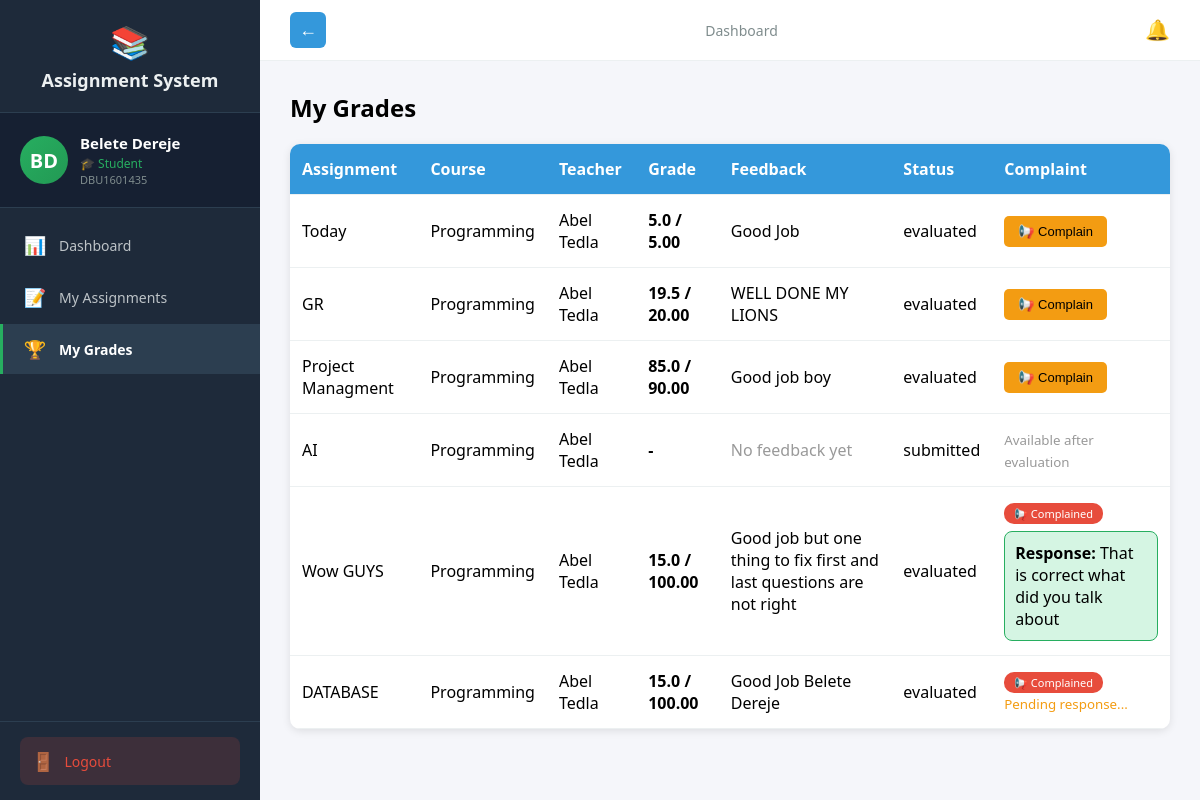
Screenshot of /student/grades (signed in) with the database file from the repository.
### tables this page shows
CREATE TABLE users (
            id INTEGER PRIMARY KEY AUTOINCREMENT,
            user_id TEXT UNIQUE NOT NULL,
            first_name TEXT NOT NULL,
            last_name TEXT NOT NULL,
            email TEXT UNIQUE NOT NULL,
            password_hash TEXT NOT NULL,
            role TEXT NOT NULL,
            is_approved INTEGER DEFAULT 0,
            created_at TIMESTAMP DEFAULT CURRENT_TIMESTAMP
        , updated_at TIMESTAMP);

CREATE TABLE submissions (
            id INTEGER PRIMARY KEY AUTOINCREMENT,
            assignment_id INTEGER REFERENCES assignments(id),
            student_id INTEGER REFERENCES students(id),
            files TEXT,
            student_comment TEXT,
            submitted_at TIMESTAMP DEFAULT CURRENT_TIMESTAMP,
            updated_at TIMESTAMP,
            grade REAL,
            feedback TEXT,
            evaluated_at TIMESTAMP,
            status TEXT DEFAULT 'submitted',
            complaint TEXT,
            complaint_status TEXT
        , group_id INTEGER);

CREATE TABLE assignments (
            id INTEGER PRIMARY KEY AUTOINCREMENT,
            title TEXT NOT NULL,
            description TEXT,
            teacher_id INTEGER REFERENCES teachers(id),
            course_name TEXT NOT NULL,
            department TEXT NOT NULL,
            year INTEGER NOT NULL,
            deadline TIMESTAMP NOT NULL,
            late_submission INTEGER DEFAULT 0,
            penalty_per_day REAL DEFAULT 0.0,
            teacher_comment TEXT,
            files TEXT,
            created_at TIMESTAMP DEFAULT CURRENT_TIMESTAMP
        , max_score REAL DEFAULT 100.0, is_group INTEGER DEFAULT 0, max_group_size INTEGER DEFAULT 1);

### routes_student.py (the view)
@student_bp.route('/grades')
@login_required
def grades():
    if current_user.role != 'student':
        return redirect(url_for('auth.login'))
    conn = get_db()
    cur = conn.cursor()
    cur.execute("SELECT id FROM students WHERE user_id = ?", (current_user.id,))
    student = cur.fetchone()
    if not student:
        return redirect(url_for('student.dashboard'))
    student_id = student['id']
    cur.execute("""
        SELECT a.title, a.course_name, u.first_name, u.last_name,
               s.grade, s.feedback, s.status, s.submitted_at, s.id as submission_id,
               s.complaint, s.complaint_status, a.max_score, a.penalty_per_day, a.deadline
        FROM submissions s
        JOIN assignments a ON s.assignment_id = a.id
        JOIN teachers t ON a.teacher_id = t.id
        JOIN users u ON t.user_id = u.id
        WHERE s.student_id = ?
        ORDER BY s.submitted_at DESC
    """, (student_id,))
    grades = cur.fetchall()
    processed = []
    from math import ceil
    for g in grades:
        max_score = float(g['max_score']) if g['max_score'] is not None else 100.0
        eff = max_score
        try:
            submitted_at = datetime.strptime(g['submitted_at'], '%Y-%m-%d %H:%M:%S') if g['submitted_at'] else None
            deadline_dt = datetime.strptime(g['deadline'], '%Y-%m-%d %H:%M:%S') if g['deadline'] else None
        except Exception:
            submitted_at = None
            deadline_dt = None
        if submitted_at and deadline_dt and submitted_at > deadline_dt:
            seconds = (submitted_at - deadline_dt).total_seconds()
            days_late = int(ceil(seconds / 86400.0))
            cur2 = conn.cursor()
            cur2.execute("SELECT id FROM allowed_late_submissions WHERE assignment_id = (SELECT id FROM assignments WHERE title = ? AND course_name = ?) LIMIT 1", (g['title'], g['course_name']))
            allowed = cur2.fetchone() is not None
            if not allowed:
                penalty = float(g['penalty_per_day']) if g['penalty_per_day'] is not None else 0.0
                eff = max(0.0, max_score * max(0.0, 1 - (penalty/100.0) * days_late))
        processed.append((g[0], g[1], g[2], g[3], g[4], g[5], g[6], g[7], g[8], g[9], g[10], eff))
    conn.close()
    return render_template('student/grades.html', grades=processed)

### auth.py (called while the page is built)
def get_db():
    conn = sqlite3.connect('assignments.db')
    conn.row_factory = sqlite3.Row
    return conn

@login_manager.user_loader
def load_user(user_id):
    conn = get_db()
    cur = conn.cursor()
    cur.execute("SELECT id, user_id, first_name, last_name, email, role, is_approved FROM users WHERE id = ?", (user_id,))
    user = cur.fetchone()
    cur.close()
    conn.close()
    if user:
        from flask_login import UserMixin
        class User(UserMixin):
            pass
        u = User()
        u.id = user['id']
        u.user_id = user['user_id']
        u.first_name = user['first_name']
        u.last_name = user['last_name']
        u.email = user['email']
        u.role = user['role']
        u.is_approved = user['is_approved']
        return u
    return None

### routes_student.py (called while the page is built)
def get_db():
    conn = sqlite3.connect('assignments.db')
    conn.row_factory = sqlite3.Row
    return conn

### templates/student/grades.html (shortened to what this page needs)
{% extends "student_base.html" %}
{% block content %}
<h2>My Grades</h2>
{% if grades %}
<table>
    <tr><th>Assignment</th><th>Course</th><th>Teacher</th><th>Grade</th><th>Feedback</th><th>Status</th><th>Complaint</th></tr>
    {% for g in grades %}
    <tr>
        <td>{{ g[0] }}</td><td>{{ g[1] }}</td><td>{{ g[2] }} {{ g[3] }}</td>
        <td><strong>{% if g[4] is not none %}{{ g[4] }} / {{ '%.2f'|format(g[11]) }}{% else %}-{% endif %}</strong></td>
        <td>
            {% if g[5] %}
                {{ g[5] }}
            {% else %}
                <span style="color:#999;">No feedback yet</span>
            {% endif %}
        </td>
        <td>{{ g[6] }}</td>
        <td>
            {% if g[6] == 'evaluated' and g[4] is not none %}
                {% if g[9] %}
                    <span class="complaint-badge">📢 Complained</span>
                    {% if g[10] == 'responded' %}
                        <div class="response-box">
                            <strong>Response:</strong> {{ g[9] }}
                        </div>
                    {% else %}
                        <br><small style="color:#f39c12;">Pending response...</small>
                    {% endif %}
                {% else %}
                    <button class="btn btn-warning" onclick="showComplaint({{ g[8] }})">📢 Complain</button>
                {% endif %}
            {% else %}
                <small style="color:#999;">Available after evaluation</small>
            {% endif %}
        </td>
    </tr>
    {% endfor %}
</table>
{% else %}
<p>No grades yet.</p>
{% endif %}
{% endblock %}

### templates/student_base.html (shortened to what this page needs)
<!DOCTYPE html>
<html>
<head>
</head>
<body>
    <div class="layout">
        <div class="sidebar" id="sidebar">
            <div class="logo">
                <span class="icon">📚</span>
                Assignment System
            </div>
            <div class="profile-card">
                <div class="avatar">{{ current_user.first_name[0] }}{{ current_user.last_name[0] }}</div>
                <div class="info">
                    <div class="name">{{ current_user.first_name }} {{ current_user.last_name }}</div>
                    <div class="role">🎓 Student</div>
                    <div class="id-text">{{ current_user.user_id }}</div>
                </div>
            </div>
            <nav>
                <a href="/student/dashboard" class="{{ 'active' if request.path == '/student/dashboard' }}" onclick="closeSidebar()">
                    <span class="icon">📊</span> Dashboard
                </a>
                <a href="/student/dashboard#assignments" onclick="closeSidebar()">
                    <span class="icon">📝</span> My Assignments
                </a>
                <a href="/student/grades" class="{{ 'active' if request.path == '/student/grades' }}" onclick="closeSidebar()">
                    <span class="icon">🏆</span> My Grades
                </a>
            </nav>
            <div class="sidebar-footer">
                <a href="/logout" class="logout-btn">
                    <span class="icon">🚪</span> Logout
                </a>
            </div>
        </div>
        <div class="main">
            <div class="topbar">
                {% if request.path != '/student/dashboard' %}
                <button id="back-btn" class="back-btn" onclick="goBack()"><span class="back-icon">←</span></button>
                {% endif %}
                <div class="breadcrumb">
                    {% block page_title %}Dashboard{% endblock %}
                </div>
                <div style="position:relative;">
                    <button id="notifBell" class="notif-bell" aria-label="Notifications">🔔
                    </button>
                </div>
            </div>
            <div class="content">
                {% block content %}{% endblock %}
            </div>
        </div>
    </div>
</body>
</html>

### templates/student_base.html (style rules this page uses)
* { margin: 0; padding: 0; box-sizing: border-box; }
body { font-family: 'Segoe UI', Arial, sans-serif; background: #f5f6fa; }
.layout { display: flex; min-height: 100vh; }
.sidebar { width: 260px; background: #1e2a3a; color: #ecf0f1; padding: 0; position: fixed; height: 100vh; overflow-y: auto; z-index: 100; transition: transform 0.3s; display: flex; flex-direction: column; }
.sidebar .logo { padding: 20px; font-size: 18px; font-weight: bold; text-align: center; border-bottom: 1px solid #2c3e50; }
.sidebar .logo .icon { font-size: 32px; display: block; margin-bottom: 5px; }
.sidebar .profile-card { padding: 20px; border-bottom: 1px solid #2c3e50; display: flex; align-items: center; gap: 12px; background: #162032; }
.sidebar .profile-card .avatar { width: 48px; height: 48px; border-radius: 50%; background: linear-gradient(135deg, #27ae60, #229954); color: white; display: flex; align-items: center; justify-content: center; font-weight: bold; font-size: 20px; flex-shrink: 0; }
.sidebar .profile-card .info { overflow: hidden; }
.sidebar .profile-card .info .name { font-weight: 600; font-size: 15px; color: white; white-space: nowrap; overflow: hidden; text-overflow: ellipsis; }
.sidebar .profile-card .info .role { font-size: 12px; color: #27ae60; margin-top: 2px; }
.sidebar .profile-card .info .id-text { font-size: 11px; color: #7f8c8d; }
.sidebar nav { flex: 1; padding: 10px 0; }
.sidebar nav a { display: flex; align-items: center; padding: 13px 20px; color: #bdc3c7; text-decoration: none; font-size: 14px; border-left: 3px solid transparent; cursor: pointer; transition: all 0.2s; margin: 2px 0; }
.sidebar nav a.active { background: #2c3e50; color: white; border-left-color: #27ae60; font-weight: bold; }
.sidebar nav a .icon { margin-right: 12px; font-size: 18px; width: 24px; text-align: center; }
.sidebar .sidebar-footer { padding: 15px 20px; border-top: 1px solid #2c3e50; }
.sidebar .sidebar-footer .logout-btn { display: flex; align-items: center; gap: 10px; padding: 12px; background: rgba(231,76,60,0.15); color: #e74c3c; text-decoration: none; border-radius: 8px; font-size: 14px; font-weight: 500; transition: all 0.2s; }
.sidebar .sidebar-footer .logout-btn .icon { font-size: 18px; }
.main { margin-left: 260px; flex: 1; width: calc(100% - 260px); }
.topbar { background: white; padding: 12px 30px; display: flex; justify-content: space-between; align-items: center; border-bottom: 1px solid #ecf0f1; }
.back-btn { background: #3498db; color: white; border: none; padding: 6px 10px; border-radius: 6px; cursor: pointer; font-size: 16px; margin-right: 12px; display: inline-flex; align-items: center; justify-content: center; width:36px; height:36px; }
.back-btn .back-icon { font-weight: 700; font-size: 18px; line-height: 1; }
.topbar .breadcrumb { color: #7f8c8d; font-size: 14px; }
.notif-bell { position: relative; background: none; border: none; font-size: 20px; cursor: pointer; color: #2c3e50; }
.content { padding: 30px; }

### templates/student/grades.html (style rules this page uses)
table { width: 100%; border-collapse: collapse; margin: 20px 0; background: white; border-radius: 10px; overflow: hidden; box-shadow: 0 2px 8px rgba(0,0,0,0.1); }
th, td { padding: 14px 12px; text-align: left; border-bottom: 1px solid #ecf0f1; }
th { background: #3498db; color: white; }
.btn { padding: 8px 14px; border: none; border-radius: 5px; cursor: pointer; text-decoration: none; color: white; font-size: 13px; }
.btn-warning { background: #f39c12; color: black; }
.response-box { background: #d5f5e3; padding: 10px; border-radius: 8px; margin-top: 8px; border: 1px solid #27ae60; }
.complaint-badge { background: #e74c3c; color: white; padding: 3px 10px; border-radius: 10px; font-size: 11px; }

### rows the page displays
users: first_name "B", last_name "D", first_name "Belete", last_name "Dereje", user_id "DBU1601435"
submissions: title "Today", course_name "Programming", first_name "Abel", last_name "Tedla", grade "5.0", feedback "Good Job", status "evaluated"
assignments: max_score "5.00"
submissions: title "GR", course_name "Programming", first_name "Abel", last_name "Tedla", grade "19.5", feedback "WELL DONE MY LIONS", status "evaluated"
assignments: max_score "20.00"
submissions: title "Project Managment", course_name "Programming", first_name "Abel", last_name "Tedla", grade "85.0", g "90.00", feedback "Good job boy", status "evaluated"
submissions: title "AI", course_name "Programming", first_name "Abel", last_name "Tedla", shows "No feedback yet", status "submitted", shows "Available after evaluation"
submissions: title "Wow GUYS", course_name "Programming", first_name "Abel", last_name "Tedla", grade "15.0", feedback "Good job but one thing to fix first and last questions are not right", status "evaluated", complaint "That is correct what did you talk about"
assignments: max_score "100.00"
submissions: title "DATABASE", course_name "Programming", first_name "Abel", last_name "Tedla", grade "15.0", feedback "Good Job Belete Dereje", status "evaluated", shows "📢 Complained", complaint_status "Pending response..."
assignments: max_score "100.00"
